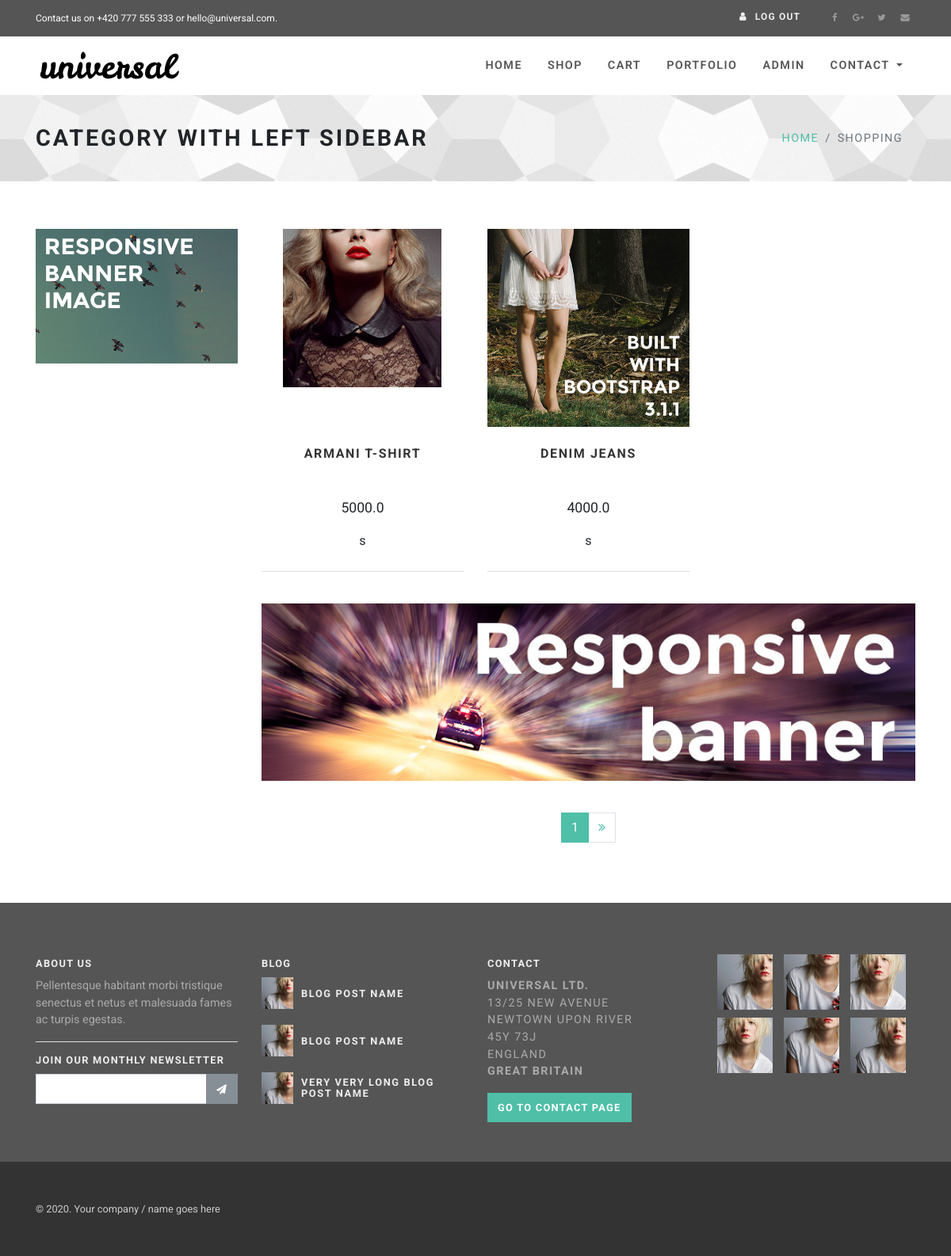
/shop/ (signed in), run on the app's committed database.
### webapp/models.py (models this page shows, shortened)
class Item(models.Model):
    item_name = models.CharField(max_length=100)
    overview = models.CharField(max_length=120)
    category = models.CharField(choices=Category_choices, max_length=2)
    label = models.CharField(choices=Label_choices, max_length=1)
    price = models.FloatField()
    description = models.TextField()
    thumbnail = models.ImageField()
    def __str__(self):
        return self.item_name

### webapp/views.py (the view)
# urls.py: path('shop/', shopping_page, name='shop'),
@login_required()
def shopping_page(request):
    all_pdt = Item.objects.all()
    paginator = Paginator(all_pdt, 2)
    page_req_var = 'page'
    page = request.GET.get(page_req_var)
    try:
        paginated_query_set = paginator.page(page)
    except PageNotAnInteger:
        paginated_query_set =  paginator.page(1)
    except EmptyPage:
        paginatedQuerySet = paginator.page(paginator.num_pages)
    context = {
        'all_pdt' : paginated_query_set,
        'page_req_var' : page_req_var
    }
    return render(request, "shop-category-left.html", context)

### templates/shop-category-left.html (shortened to what this page needs)
{% extends 'base.html' %}
{% block content %}
{% load static %}
    <div id="all">
      <div id="heading-breadcrumbs">
        <div class="container">
          <div class="row d-flex align-items-center flex-wrap">
            <div class="col-md-7">
              <h1 class="h2">Category with left sidebar</h1>
            </div>
            <div class="col-md-5">
              <ul class="breadcrumb d-flex justify-content-end">
                <li class="breadcrumb-item"><a href="{% url 'home' %}">Home</a></li>
                <li class="breadcrumb-item active">Shopping </li>
              </ul>
            </div>
          </div>
        </div>
      </div>
      <div id="content">
        <div class="container">
          <div class="row bar">
            <div class="col-md-3">
              <div class="banner"><a href="shop-category.html"><img src="{% static 'img/banner.jpg' %}" alt="sales 2014" class="img-fluid"></a></div>
            </div>
            <div class="col-md-9">
              <div class="row products products-big">
                {% for pdt in all_pdt %}
                <div class="col-lg-4 col-md-6">
                  <div class="product">
                    <div class="image"><a href="{% url 'shop-detail' id=pdt.id %}"><img src="{{ pdt.thumbnail.url }}" alt="" class="img-fluid image1"></a></div>
                    <div class="text">
                      <h3 class="h5"><a href="{% url 'shop-detail' id=pdt.id %}">{{ pdt }}</a></h3>
                      <p class="price">{{ pdt.price }}</p>
                      <p class="category">{{ pdt.get_category_display }}</p>
                    </div>
                  </div>
                </div>
                {% endfor %}
              </div>
              <div class="row">
                <div class="col-md-12 banner mb-small"><a href="#"><img src="{% static 'img/banner2.jpg' %}" alt="" class="img-fluid"></a></div>
              </div>
              <div class="pages">
                <nav aria-label="Page navigation example" class="d-flex justify-content-center">
                  <ul class="pagination">
                    <li class="page-item active"><a href="#" class="page-link">{{ all_pdt.number }}</a></li>
                     {% if all_pdt.has_next %}
                    <li class="page-item"><a href="?{{ page_req_var }}={{ all_pdt.next_page_number }}" class="page-link"><i class="fa fa-angle-double-right"></i></a></li>
                    {% endif %}
                  </ul>
                </nav>
              </div>
            </div>
          </div>
        </div>
      </div>
    </div>
{% endblock content %}

### static_in_env/css/style.default.css (style rules this page uses)
a { -webkit-transition: all 0.3s !important; transition: all 0.3s !important; display: inline-block; }
.bar { padding: 60px 0; }
.pagination { margin-top: 20px; }
.mb-small { margin-bottom: 20px !important; }
.background-pentagon, #heading-breadcrumbs { background: url("../img/texture-bw.png") center center repeat; border-top: 1px solid #999; border-bottom: 1px solid #999; }
#heading-breadcrumbs { padding: 2rem 0; border-top: none !important; border-bottom: none !important; }
#heading-breadcrumbs .breadcrumb { margin-bottom: 0; background: none; font-size: 0.9rem; }
#heading-breadcrumbs h1 { text-transform: uppercase; letter-spacing: 0.1em; margin-bottom: 0; }
#heading-breadcrumbs li { text-transform: uppercase; letter-spacing: 0.1em; }
.product { text-align: center; position: relative; margin-bottom: 40px; }
.product .image { overflow: hidden; max-height: 190px; }
.product .image a { margin: 0; }
.product .text { padding: 10px; border-bottom: 1px solid #ddd; }
.product .text h3 { min-height: 63px; }
.product .price { font-size: 1.1rem; }
.product img { -webkit-transition: all 0.3s; transition: all 0.3s; }
.product a { text-transform: uppercase; letter-spacing: 0.1em; color: #333; text-decoration: none !important; margin-top: 15px; }
.products-big .image { min-height: 250px; max-height: 250px; }
body { font-family: "Roboto", Helvetica, Arial, sans-serif; font-size: 1rem; font-weight: 400; line-height: 1.5; color: #212529; background-color: #fff; }
a { color: #4fbfa8; text-decoration: none; }
h1, h2, h3, h4, h5, h6, .h1, .h2, .h3, .h4, .h5, .h6 { margin-bottom: 1rem; font-family: inherit; font-weight: 700; line-height: 1.1; color: inherit; }
h1, .h1 { font-size: 2.2rem; }
h2, .h2 { font-size: 1.8rem; }
h3, .h3 { font-size: 1.5rem; }
h5, .h5 { font-size: 1rem; }
.page-item:first-child .page-link { border-top-left-radius: 0; border-bottom-left-radius: 0; }
.page-item:last-child .page-link { border-top-right-radius: 0; border-bottom-right-radius: 0; }
.page-item.active .page-link { color: #fff; background-color: #4fbfa8; border-color: #4fbfa8; }
.page-link { padding: 0.5rem 0.75rem; line-height: 1.25; color: #4fbfa8; background-color: #fff; border: 1px solid #dee2e6; }

### data on the page
Item: thumbnail (picture), item_name "ARMANI T-SHIRT", price "5000.0", category "s"
Item: thumbnail (picture), item_name "DENIM JEANS", price "4000.0", category "s"

### other printed values
{{ all_pdt.number }} "1"
